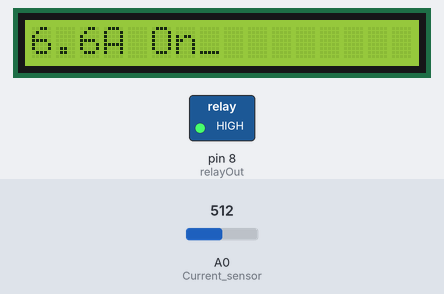
Recording of a sketch running on a simulated Arduino Uno, built with avr-gcc and run on an emulated ATmega328P. On the bench: 16×1 character LCD, switched loads named in the sketch (green lamp = pin HIGH). Inputs (shaded band) come from the test bench; at power-on: A0 (Current_sensor) = 512. What the sketch prints to the serial monitor is not drawn.

Above: at 1.6 s.
1.7 s: A0 (Current_sensor) set to 716
At 3.4 s:
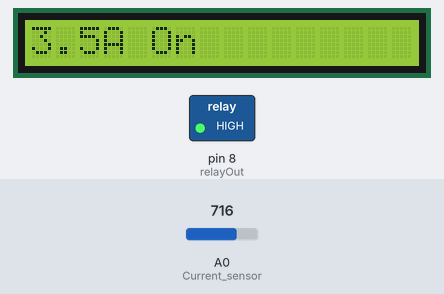
4.7 s: A0 (Current_sensor) set to 900
At 5.6 s:
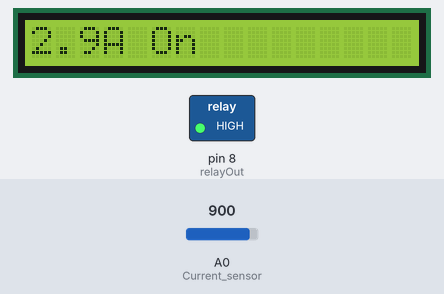
7.6 s: A0 (Current_sensor) set to 1023
At 23.3 s:
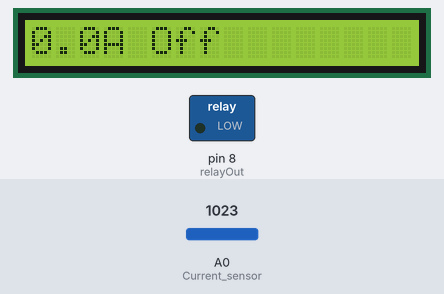
Timing chart, 0 to 24.0 s (numbered marks = the images above; inputs shaded):
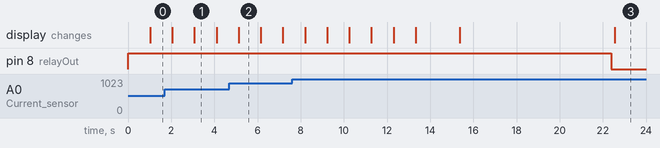

Measured:
- after the input at 7.6 s, pin 8 (relayOut): HIGH → LOW after 14.8 s instead of 12.7 s
- what the display in image 1 shows lasts 1.0 s, from 3.1 s to 4.1 s

The sketch:

MM_watchdog.ino
```cpp
#include <LiquidCrystal_PCF8574.h>
#include <Wire.h>
#include <StateMachine.h>
#include <Filters.h>
#define Current_sensor A0  // The sensor analog input pin
#define MIN(a,b) (((a)<(b))?(a):(b))

const int STATE_DELAY = 30;                    // delay between each iteration of the main loop
const float testFrequency = 50;                // test signal frequency (Hz)
const float windowLength = 40.0/testFrequency; // how long to average the signal, for statistics
const float intercept = 0.0;                   // to be adjusted based on calibration testing
const float slope = 0.0285;                    // to be adjusted based on calibration testing
const unsigned long printPeriod = 1000;        // Interval to measure RMS current and update LCD
unsigned long previousMillis = 0;              // last time RMS current was computed and LCD updated
unsigned long lastTransitionTime = 0;          // Time of last state transition
float Amps_TRMS;                               // Computed RMS current
float ACS_Value;                               // Raw measured current
const float voltage_threshold = 0.3;           // Voltage threshold to transition state
const int relayOut = 8;                        // Relay output pin
const char stateMsg_On[] = "On ";              // LCD messages for each state
const char stateMsg_OnToOff[] = "On_";
const char stateMsg_Off[] = "Off";
const char stateMsg_OffToOn[] = "On^";
char stateMsg[] = "   ";

LiquidCrystal_PCF8574 lcd(0x27);
RunningStatistics inputStats; // create statistics to look at the raw test signal
StateMachine machine = StateMachine();
State* S0 = machine.addState(&state0_on);
State* S1 = machine.addState(&state1_onToOff);
State* S2 = machine.addState(&state2_off);
State* S3 = machine.addState(&state3_offToOn);

void setup() {
  int error;
  Serial.begin(9600);
  S0->addTransition(&transitionS0S1,S1);
  S1->addTransition(&transition_wait10,S2);
  S1->addTransition(&transitionS1S0,S0);
  S2->addTransition(&transition_wait10,S3);
  S3->addTransition(&transition_wait10,S0);

  pinMode(Current_sensor, INPUT);
  pinMode(relayOut, OUTPUT);
  digitalWrite(relayOut, HIGH);

  Wire.begin();
  Wire.beginTransmission(0x27);
  error = Wire.endTransmission();
  Serial.print("Error: ");
  Serial.print(error);

  if (error == 0) {
    Serial.println(": LCD found.");
    lcd.begin(16, 1, Wire); // initialize the lcd
    lcd.setBacklight(128);
  } else {
    Serial.println(": LCD not found.");
  }

  inputStats.setWindowSecs( windowLength );
}

bool alternateFlag = false;

void loop() {
  ACS_Value = analogRead(Current_sensor);  // read the analog in value:
  inputStats.input(ACS_Value);  // log to Stats function

    if((unsigned long)(millis() - previousMillis) >= printPeriod) { //every second we do the calculation
      previousMillis = millis();   // update time

      Amps_TRMS = max(intercept + slope * inputStats.sigma(), 0);

      lcd.home();
      lcd.clear();

      if (machine.currentState == 0 && alternateFlag) {
        printElapsedString();
      }
      else {
        lcd.print(Amps_TRMS,1);
        lcd.print("A ");
        lcd.print(stateMsg);
      }
      alternateFlag = !alternateFlag;
    }

  machine.run();
  delay(STATE_DELAY);
}

void state0_on(){
  if(machine.executeOnce){
    digitalWrite(relayOut, HIGH);
    strcpy(stateMsg, stateMsg_On);
    lastTransitionTime = millis();
  }
}

void state1_onToOff(){
  if(machine.executeOnce){
    digitalWrite(relayOut, HIGH);
    strcpy(stateMsg, stateMsg_OnToOff);
    lastTransitionTime = millis();
  }
}

void state2_off(){
  if(machine.executeOnce){
    digitalWrite(relayOut, LOW);
    strcpy(stateMsg, stateMsg_Off);
    lastTransitionTime = millis();
  }
}

void state3_offToOn(){
  if(machine.executeOnce){
    digitalWrite(relayOut, HIGH);
    strcpy(stateMsg, stateMsg_OffToOn);
    lastTransitionTime = millis();
  }
}

bool transitionS0S1(){
  if (Amps_TRMS < voltage_threshold) {
    Serial.println("transition to S1");
    return true;
  }
  return false;
}

bool transitionS1S0(){
  if (Amps_TRMS > voltage_threshold) {
    Serial.println("transition to S0");
    return true;
  }
  return false;
}

bool transition_wait10(){
  if((unsigned long)(millis() - lastTransitionTime) >= 10000) {
    Serial.println("transition to next state");
    return true;
  }
  return false;
}

void printElapsedString() {
  unsigned long elapsedSeconds = (millis() - lastTransitionTime)/1000;
  unsigned int seconds = elapsedSeconds % 60;
  unsigned int minutes = (elapsedSeconds/60) % 60;
  unsigned int hours = (elapsedSeconds/3600) % 24;
  unsigned int days = MIN(elapsedSeconds/86400, 99);

  char buf[3];
  if (days > 0) {
    sprintf(buf, "%02u", days);
    lcd.print(buf);
    lcd.print("d");
  }
  sprintf(buf, "%02u", hours);
  lcd.print(buf);
  lcd.print(":");
  sprintf(buf, "%02u", minutes);
  lcd.print(buf);
  if (days == 0) {
    lcd.print(":");
    sprintf(buf, "%02u", seconds);
    lcd.print(buf);
  }
}
```
